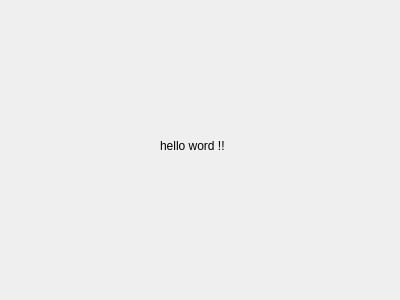
<?xml version="1.0" encoding="UTF-8"?>
<ui version="4.0">
 <class>Dialog</class>
 <widget class="QDialog" name="Dialog">
  <property name="geometry">
   <rect>
    <x>0</x>
    <y>0</y>
    <width>400</width>
    <height>300</height>
   </rect>
  </property>
  <property name="windowTitle">
   <string>Dialog</string>
  </property>
  <widget class="QLabel" name="label">
   <property name="geometry">
    <rect>
     <x>160</x>
     <y>130</y>
     <width>81</width>
     <height>31</height>
    </rect>
   </property>
   <property name="text">
    <string>hello word !!</string>
   </property>
  </widget>
 </widget>
 <layoutdefault spacing="6" margin="11"/>
 <resources/>
 <connections/>
</ui>
